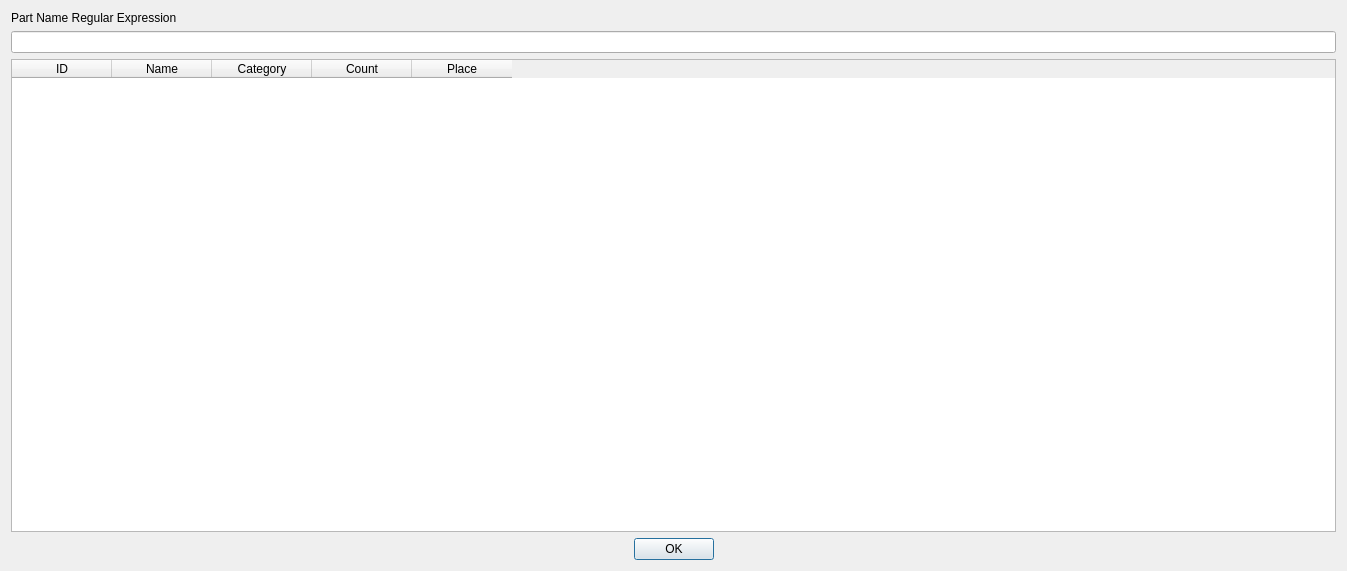
<?xml version="1.0" encoding="UTF-8"?>
<ui version="4.0">
 <class>Dialog</class>
 <widget class="QDialog" name="Dialog">
  <property name="windowModality">
   <enum>Qt::WindowModal</enum>
  </property>
  <property name="geometry">
   <rect>
    <x>0</x>
    <y>0</y>
    <width>1347</width>
    <height>571</height>
   </rect>
  </property>
  <property name="windowTitle">
   <string>Dialog</string>
  </property>
  <property name="modal">
   <bool>true</bool>
  </property>
  <layout class="QGridLayout" name="gridLayout_2">
   <item row="0" column="0">
    <layout class="QGridLayout" name="gridLayout">
     <property name="sizeConstraint">
      <enum>QLayout::SetNoConstraint</enum>
     </property>
     <item row="2" column="0">
      <widget class="QTableWidget" name="results">
       <column>
        <property name="text">
         <string>ID</string>
        </property>
       </column>
       <column>
        <property name="text">
         <string>Name</string>
        </property>
       </column>
       <column>
        <property name="text">
         <string>Category</string>
        </property>
       </column>
       <column>
        <property name="text">
         <string>Count</string>
        </property>
       </column>
       <column>
        <property name="text">
         <string>Place</string>
        </property>
       </column>
      </widget>
     </item>
     <item row="0" column="0">
      <widget class="QLabel" name="label">
       <property name="text">
        <string>Part Name Regular Expression</string>
       </property>
      </widget>
     </item>
     <item row="1" column="0">
      <widget class="QLineEdit" name="partName"/>
     </item>
    </layout>
   </item>
   <item row="1" column="0">
    <widget class="QDialogButtonBox" name="buttonBox">
     <property name="orientation">
      <enum>Qt::Horizontal</enum>
     </property>
     <property name="standardButtons">
      <set>QDialogButtonBox::Ok</set>
     </property>
     <property name="centerButtons">
      <bool>true</bool>
     </property>
    </widget>
   </item>
  </layout>
 </widget>
 <resources/>
 <connections>
  <connection>
   <sender>buttonBox</sender>
   <signal>accepted()</signal>
   <receiver>Dialog</receiver>
   <slot>accept()</slot>
   <hints>
    <hint type="sourcelabel">
     <x>248</x>
     <y>254</y>
    </hint>
    <hint type="destinationlabel">
     <x>157</x>
     <y>274</y>
    </hint>
   </hints>
  </connection>
  <connection>
   <sender>buttonBox</sender>
   <signal>rejected()</signal>
   <receiver>Dialog</receiver>
   <slot>reject()</slot>
   <hints>
    <hint type="sourcelabel">
     <x>316</x>
     <y>260</y>
    </hint>
    <hint type="destinationlabel">
     <x>286</x>
     <y>274</y>
    </hint>
   </hints>
  </connection>
 </connections>
</ui>
